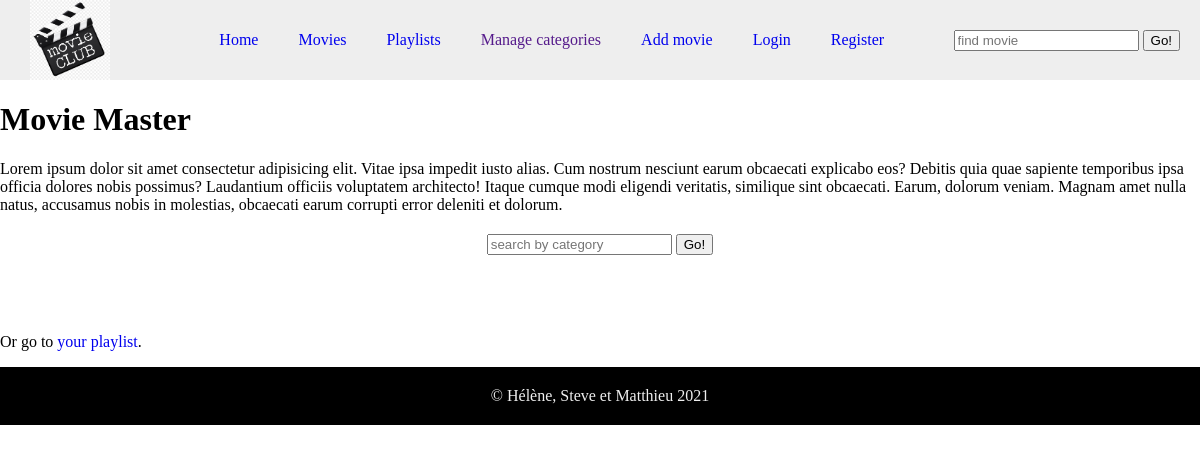
The app's page /, older data.
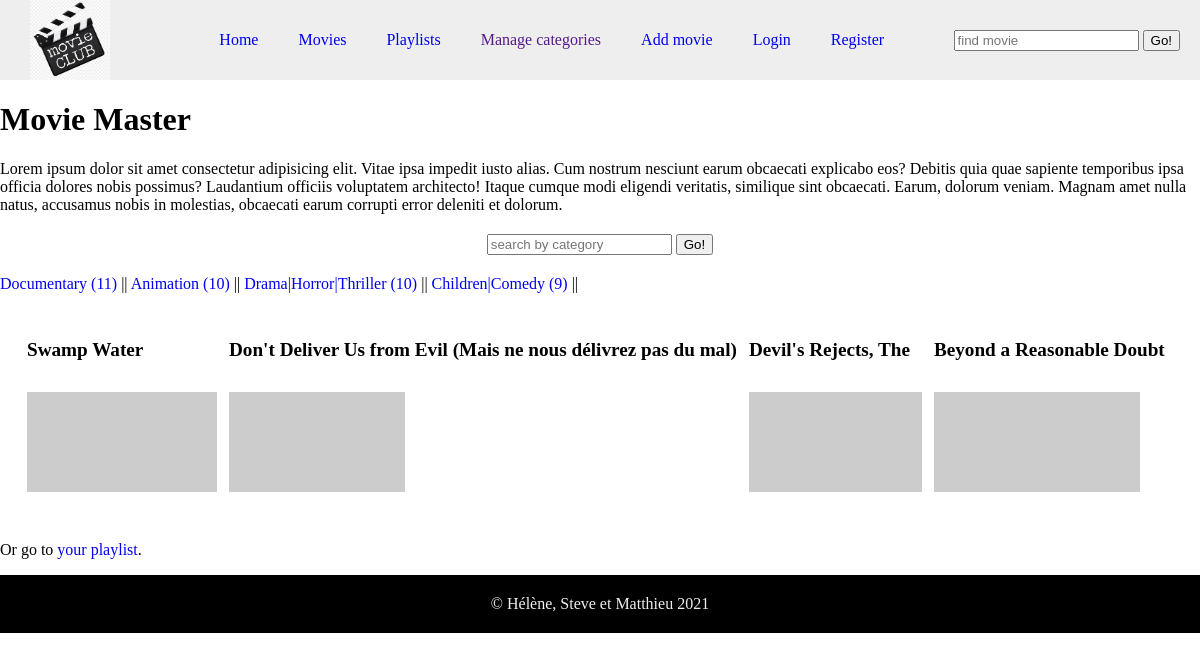
The same page, newer data.
### tables this page shows
CREATE TABLE `movies` (
  `id` int(11) NOT NULL,
  `title` varchar(255) NOT NULL,
  `poster` varchar(255) DEFAULT NULL,
  `date_of_release` date NOT NULL,
  `category_id` int(11) NOT NULL,
  `movie_link` varchar(255) DEFAULT NULL,
  `synopsis` varchar(255) NOT NULL
);

### index.php (the view, shortened to what this page needs)
<?php
include_once('scripts_php/database.php');
?>
<!DOCTYPE html>
<html lang="en">
<head>
    <link rel="stylesheet" href="style/style.css">
</head>
<body>
    <nav>
        <?php
        require_once "components/nav.php";
        ?>
    </nav>
    <main>
        <h1>Movie Master</h1>
        <p>Lorem ipsum dolor sit amet consectetur adipisicing elit. Vitae ipsa impedit iusto alias. Cum nostrum nesciunt earum obcaecati explicabo eos? Debitis quia quae sapiente temporibus ipsa officia dolores nobis possimus?
            Laudantium officiis voluptatem architecto! Itaque cumque modi eligendi veritatis, similique sint obcaecati. Earum, dolorum veniam. Magnam amet nulla natus, accusamus nobis in molestias, obcaecati earum corrupti error deleniti et dolorum.</p>
        <form action="" method="post" id="mainsearch">
            <input type="text" placeholder="search by category" name="find" id="searchCat">
            <input type="submit" value="Go!">
        </form>
        <?php
        $totalMoviesCat = "SELECT c.name, COUNT(*) AS total_movies FROM categories as c INNER JOIN movies as m ON c.id = m.category_id group by m.category_id order by total_movies desc limit 4";
        $totalCat = mysqli_query($conn, $totalMoviesCat);
        $totalmoviecategs = mysqli_fetch_all($totalCat, MYSQLI_ASSOC);
        foreach ($totalmoviecategs as $totalmoviecateg) {
            echo '<a href="#" class = "genrelists">' . $totalmoviecateg["name"] . ' (' .  $totalmoviecateg["total_movies"] . ") " .  '</a>' . ' || ';
        }
        $categoryQuery = "SELECT * FROM categories as c INNER JOIN movies as m ON c.id = m.category_id ORDER BY date_of_release DESC LIMIT 4";
        $catResult = mysqli_query($conn, $categoryQuery);
        $moviecategs = mysqli_fetch_all($catResult, MYSQLI_ASSOC); ?>
        <table id="categorytable">
            <tr>
                <?php foreach ($moviecategs as $moviecateg) { ?>
                    <td><?php echo '<p class = "title">' .  $moviecateg["title"] . '</p>' ?></td>
                <?php } ?>
            </tr>
            <?php foreach ($moviecategs as $moviecateg) { ?>
                <td><?php echo '<img src=' . '"' .  $moviecateg["poster"]  . '"' . '/img>' ?></td>
            <?php } ?>
        </table>
        <br>
        Or go to <a href="playlist.php">your playlist</a>.
    </main>
    <footer>
    </footer>
</body>
</html>

### components/nav.php (shortened to what this page needs)
<img id="mainlogo" src="movie-club.jpg" alt="Movie Club logo">
<ul>
    <li><a href="index.php">Home</a></li>
    <li><a href="catalogue.php">Movies</a></li>
    <li><a href="playlist.php">Playlists</a></li>
    <li><a href="">Manage categories</a></li>
    <li><a href="add_movie.php">Add movie</a></li>
    <?php
    if (!isset($_SESSION['email'])) {
        echo '<li><a href="login.php">Login</a></li>
                <br>
                <li><a href="register.php">Register</a></li>';
    } else {
        echo '<li><a href="logout.php">Logout</a></li>';
    }
    ?>
</ul>
<form action="" method="post">
    <input type="search" placeholder="find movie" name="search" id="search">
    <input type="submit" value="Go!">
</form>

### style/style.css (style rules this page uses)
body { border: 0; margin: 0; }
ul { list-style: none; display: flex; }
li { padding: 10px 20px; }
a { text-decoration: none; }
nav { display: flex; justify-content: space-between; align-items: center; padding-right: 20px; background-color: #eeeeee; }
footer { text-align: center; background-color: black; }
footer p { padding: 20px; color: #eeeeee; }
td { padding: 5px; align-items: flex-start; }
#mainsearch { text-align: center; align-items: center; margin: 20px; }
#mainlogo { width: 80px; padding-left: 30px; }
.title { font-weight: 700; font-size: larger; }
#categorytable { padding: 20px; }

Row changes from the older to the newer data that the page shows:
added movies: title "Swamp Water"
added movies: title "Don't Deliver Us from Evil (Mais ne nous délivrez pas du mal)"
added movies: title "Devil's Rejects, The"
added movies: title "Beyond a Reasonable Doubt"
Text that changed along with them:
new list line: "Documentary ( 11 ) ||"
new list line: "Animation ( 10 ) ||"
new list line: "Drama|Horror|Thriller ( 10 ) ||"
new list line: "Children|Comedy ( 9 ) ||"
